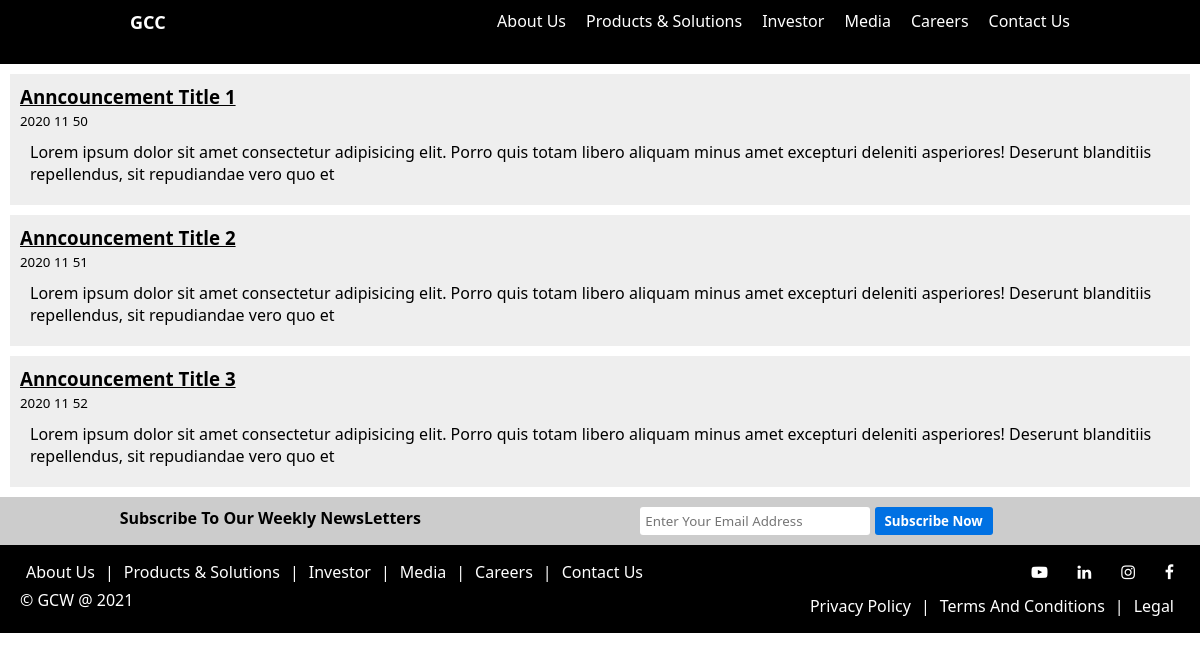
The app's page /pages/media/index.php with its own data.
### tables this page shows
CREATE TABLE `media` ( `id` INT(15) NOT NULL AUTO_INCREMENT , `title` VARCHAR(50) NOT NULL , `meta` VARCHAR(25) NOT NULL , `text` VARCHAR(1000) NOT NULL , PRIMARY KEY (`id`));

### common/newsLoader.php (the view, shortened to what this page needs)
<?php
    include "databaseConnect.php";
    $sql = "SELECT * FROM media";
    $result = mysqli_query($conn, $sql);
    while($row = mysqli_fetch_assoc($result)){
        echo "<div class='announcementBox'>";
        echo "<h3>".$row["title"]."</h3>";
        echo "<small>".$row["meta"]."</small>";
        echo "<p>".$row["text"]."</p>";
        echo "</div>";
    }
?>

### pages/media/index.php (shortened to what this page needs)
<!DOCTYPE html>
<html lang="en">
    <head>
        <?php include "../../common/php_common_functions.php" ?>
    <link rel="stylesheet" href="./css/style.css">
    <link rel="stylesheet" href="./css/media.css">
    <link defer rel="stylesheet" href="https://cdnjs.cloudflare.com/ajax/libs/font-awesome/4.7.0/css/font-awesome.min.css">
</head>
<body>
    <?php include "../../common/header.php"; ?>
    <main>
        <?php
            include "../../common/newsLoader.php";
        ?>
    </main>
    <?php include "../../common/footer.php"; ?>
</body>
</html>

### common/header.php (shortened to what this page needs)
<header>
    <div class="container">
        <a href="index.php"><span>GCC</span></a>
        <nav class="all_links_displayed">
            <ul>
                <a href="pages/aboutUs/index.php"><li>About Us</li></a>
                <a href="pages/products/index.php"><li>Products & Solutions</li></a>
                <a href="pages/investor/index.php"><li>Investor</li></a>
                <a href="pages/media/index.php"><li>Media</li></a>
                <a href="pages/careers/index.php"><li>Careers</li></a>
                <a href="pages/contactUs/index.php"><li>Contact Us</li></a>
            </ul>
        </nav>
    </div>
</header>

### common/footer.php (shortened to what this page needs)
<div class="newsletter">
    <strong>Subscribe To Our Weekly NewsLetters</strong>
    <div class="newsletter_form">
        <form action="index.php" method="post">
            <input type="text" name="email_newsletter" placeholder="Enter Your Email Address" id="email_newsletter">
            <input type="submit" value="Subscribe Now" name="newsletter_submit">
        </form>
    </div>
</div>
<footer>
    <div class="flex_footer">
        <ul>
            <a href="pages/aboutUs/index.php"><li>About Us</li></a>
            |<a href="pages/products/index.php"><li>Products & Solutions</li></a>
            |<a href="pages/investor/index.php"><li>Investor</li></a>
            |<a href="pages/media/index.php"><li>Media</li></a>
            |<a href="pages/careers/index.php"><li>Careers</li></a>
            |<a href="pages/contactUs/index.php"><li>Contact Us</li></a>
        </ul>
    </div>
    <div class="socialmedia_footer">
        <a href="https://www.youtube.com"><i class="fa fa-youtube-play" aria-hidden="true"></i></a>
        <a href="https://www.linkedin.com"><i class="fa fa-linkedin" aria-hidden="true"></i></a>
        <a href="https://www.instagram.com"><i class="fa fa-instagram" aria-hidden="true"></i></a>
        <a href="https://www.facebook.com"><i class="fa fa-facebook" aria-hidden="true"></i></a>
    </div>
    <div class="copyright_Footer">
        &copy; GCW @ 2021
    </div>
    <div class="legal_footer">
        <ul>
            <a href="legal/privacypolicy.php"><li>Privacy Policy</li></a>
            |<a href="legal/termsandconditions.php"><li>Terms And Conditions</li></a>
            |<a href="legal/legal.php"><li>Legal</li></a>
        </ul>
    </div>
</footer>

### css/style.css (style rules this page uses)
* { margin: 0px; padding: 0px; font-family: 'Segoe UI', Tahoma, Geneva, Verdana, sans-serif; position: relative; top: 0px; }
header { color: white; height: 8vh; background-color: black; position: sticky; width: 100%; z-index: 1; }
header .container { width: 80%; position: relative; margin: auto; }
header .container span { position: absolute; left: 0px; padding: 10px; font-size: large; font-weight: bold; }
header .container nav.all_links_displayed ul { position: absolute; right: 0px; list-style: none; text-decoration: none; display: flex; flex-direction: row; }
header .container li { padding: 10px; }
header a { text-decoration: none; color: white; }
.newsletter { display: grid; grid-template-columns: minmax(50, auto); padding: 10px; background-color: #CCCCCC; color: black; grid-template-areas: '. newsletter_heading . newsletter_form .'; }
.newsletter strong { grid-area: newsletter_heading; }
.newsletter .newsletter_form { grid-area: newsletter_form; }
.newsletter .newsletter_form input[type="text"] { outline: 0px; border: 0px; border-radius: 3px; background-color: #fff; padding: 5px; width: 50%; }
.newsletter .newsletter_form input[type="submit"] { outline: 0px; border: 0px; border-radius: 3px; padding: 5px 10px 5px 10px; background-color: #0071E3; color: white; font-weight: bolder; }
footer { display: grid; grid-template-columns: minmax(50, auto); grid-template-areas: 'navigation socialmedia' 'copyright legal'; background-color: #000000; color: white; padding: 10px; }
footer > div { padding: 6px; }
.flex_footer { grid-area: navigation; }
.flex_footer ul { display: flex; flex-direction: row; flex-wrap: wrap; list-style: none; color: white; }
.flex_footer li { padding: 0px 10px 0px 10px; }
.flex_footer a { text-decoration: none; color: white; }
.socialmedia_footer { grid-area: socialmedia; display: flex; justify-self: end; flex-direction: row; gap: 10px; }
.socialmedia_footer a { text-decoration: none; color: white; padding: 0px 10px 0px 10px; }
.copyright_Footer { grid-area: copyright; padding: 0 0 0 10px; }
.legal_footer { grid-area: legal; justify-self: end; }
.legal_footer ul { display: flex; flex-direction: row; list-style: none; }
.legal_footer a { text-decoration: none; color: white; padding: 0px 10px 0px 10px; }

### css/media.css (style rules this page uses)
.announcementBox { background-color: #eee; margin: 10px; padding: 10px; }
.announcementBox h3 { text-decoration: underline; }
.announcementBox p { padding: 10px; }

### records on screen
media: title "Anncouncement Title 1", meta "2020 11 50", text "Lorem ipsum dolor sit amet consectetur adipisicing elit. Porro quis totam libero aliquam minus amet excepturi deleniti asperiores! Deserunt blanditiis repellendus, sit repudiandae vero quo et"
media: title "Anncouncement Title 2", meta "2020 11 51", text "Lorem ipsum dolor sit amet consectetur adipisicing elit. Porro quis totam libero aliquam minus amet excepturi deleniti asperiores! Deserunt blanditiis repellendus, sit repudiandae vero quo et"
media: title "Anncouncement Title 3", meta "2020 11 52", text "Lorem ipsum dolor sit amet consectetur adipisicing elit. Porro quis totam libero aliquam minus amet excepturi deleniti asperiores! Deserunt blanditiis repellendus, sit repudiandae vero quo et"
